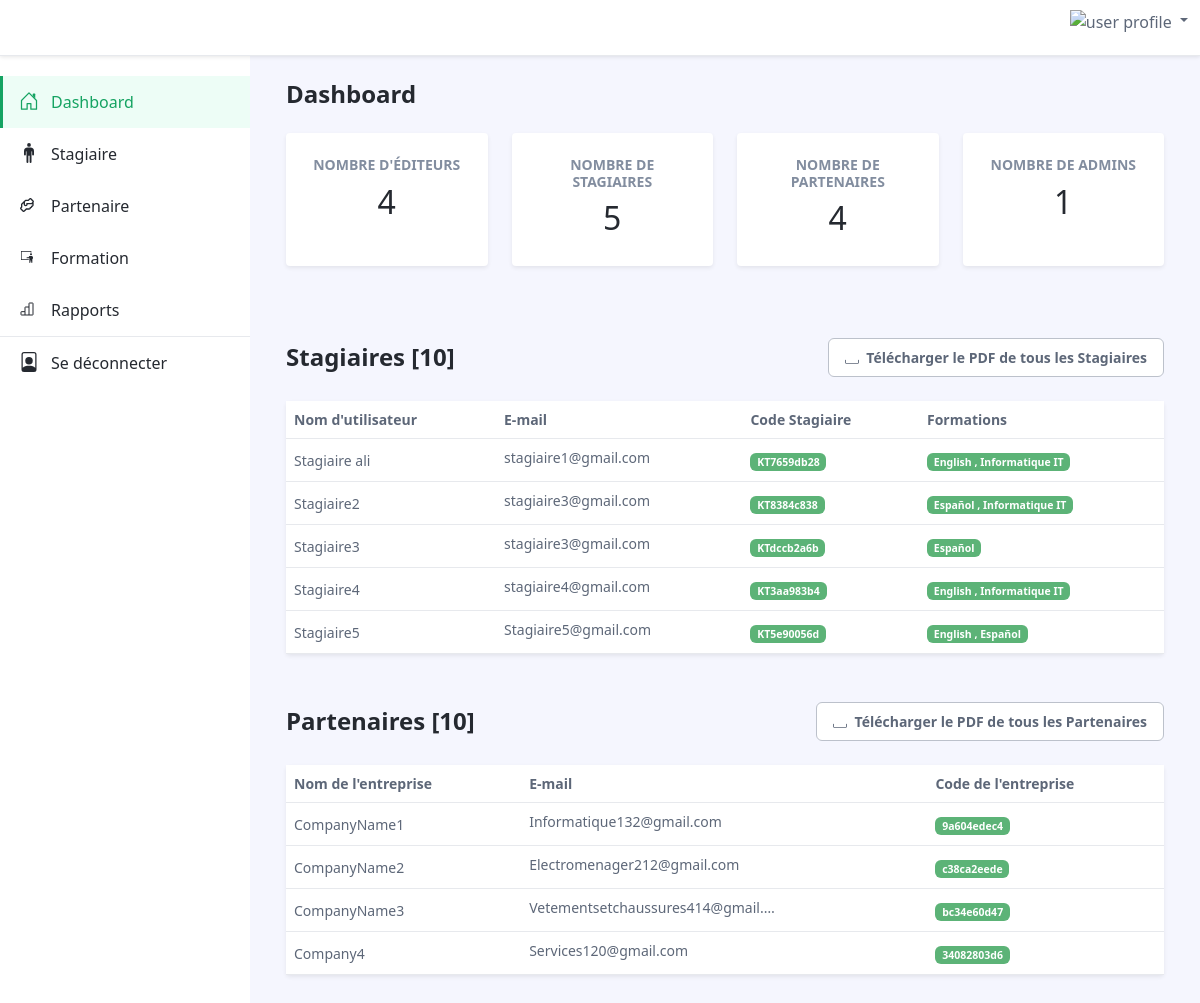
/escpasAdminRapports/ (signed in), run on an earlier commit of the app's database.
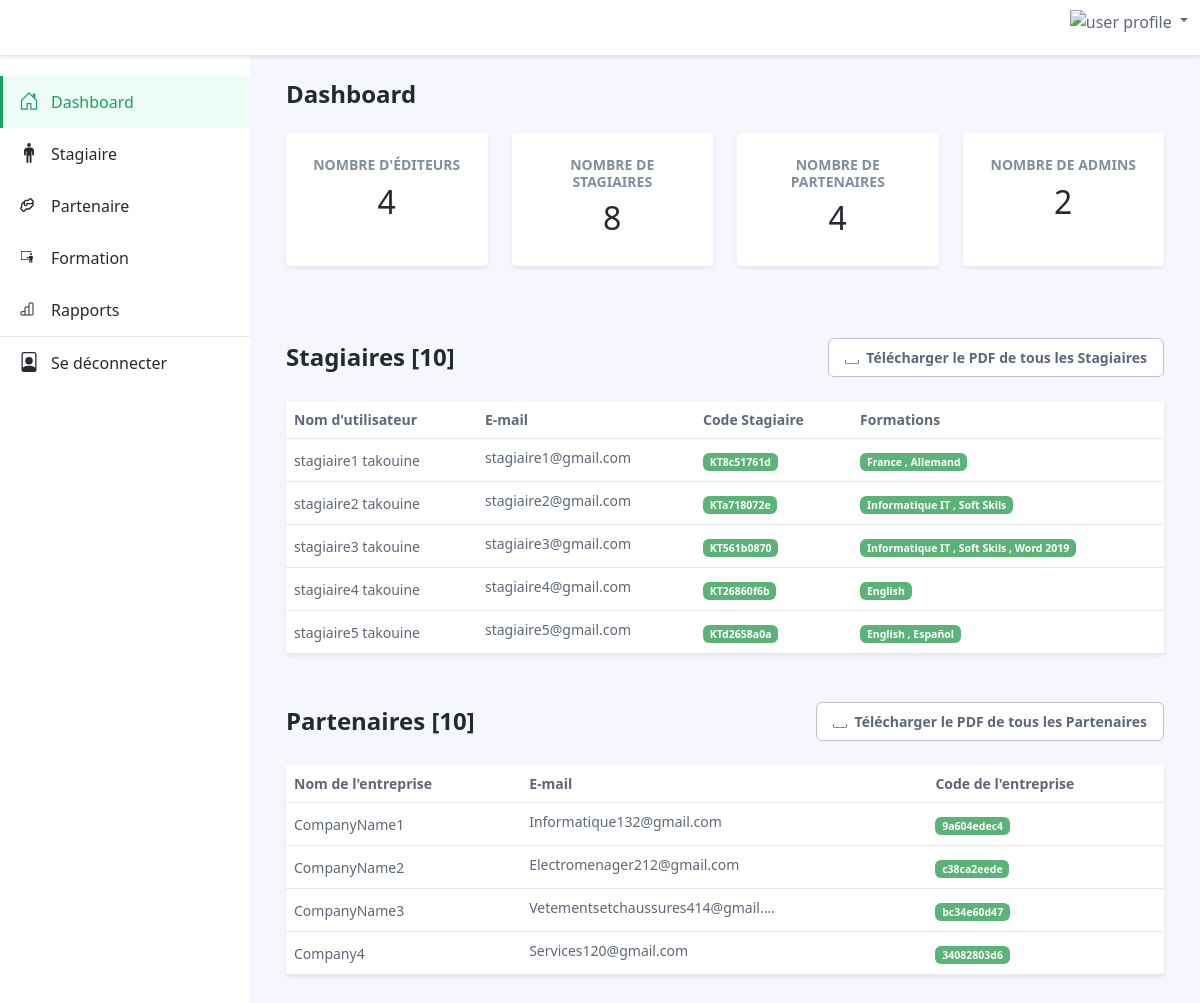
And on a later commit of the database.
### takouine/models.py (models this page shows, shortened)
class Stagiaire(models.Model):
    user = models.OneToOneField(User, null=True, on_delete=models.CASCADE)
    name = models.CharField(max_length=100, null=True, blank=True)
    email = models.EmailField(max_length=100, null=True, blank=True)
    phone = models.CharField(max_length=100, null=True, blank=True)
    age = models.CharField(max_length=100, null=True, blank=True)
    avatar = models.ImageField(null=True, blank=True)
    formations = models.ManyToManyField(Formation, blank=True)
    date_debut = models.DateTimeField(null=True, blank=True)
    date_fin = models.DateTimeField(null=True, blank=True)
    date_created = models.DateTimeField(auto_now_add=True, null=True, blank=True)
    stagiaireCode = models.CharField(max_length=100, null=True, blank=True, default=generate_stagiaire_code)
    slugStagiaire = models.SlugField(blank=True, null=True)

class Formation(models.Model):
    name = models.CharField(max_length=100, unique=True)
    date_created = models.DateTimeField(auto_now_add=True, null=True)
    slugFormation = models.SlugField(blank=True, null=True)

class Partenaire(models.Model):
    CATEGORY_CHOICES = [
        ('Telephone et tablette', 'Telephone et tablette'),
        ('Electromenager', 'Electromenager'),
        ('Informatique', 'Informatique'),
        ('Maison et cuisine', 'Maison et cuisine'),
        ('Bureau', 'Bureau'),
        ('Vetements et chaussures', 'Vetements et chaussures'),
        ('Beautes et sante', 'Beautes et sante'),
        ('Jeux Videos et consoles', 'Jeux Videos et consoles'),
        ('Sport et Loisirs', 'Sport et Loisirs'),
        ('Bebe et Jouets', 'Bebe et Jouets'),
        ('Supermarche', 'Supermarche'),
        ('Librairies', 'Librairies'),
        ('Services', 'Services'),
    ]
    DISCOUNT_CHOICES = [
        ('Entre 5% et 15%', 'Entre 5% et 15%'),
        ('Entre 15% et 25%', 'Entre 15% et 25%'),
        ('Entre 25% et 50%', 'Entre 25% et 50%'),
        ('Plus que 50%', 'Plus que 50%'),
    ]
    user = models.OneToOneField(User, null=True, on_delete=models.CASCADE)
    CompanyName = models.CharField(max_length=100, null=True, unique=True) #If have a problem in id == slug add , unique=True
    CompanyPhone = models.CharField(max_length=100, null=True)
    date_created = models.DateTimeField(auto_now_add=True, null=True)
    CompanyCode = models.CharField(max_length=100, null=True, default=generate_company_code)
    Achat = models.IntegerField(default=0)
    Visite = models.IntegerField(default=0)
    category = models.CharField(max_length=50, choices=CATEGORY_CHOICES, null=True)
    Companyemail = models.EmailField(null=True, blank=True)
    logo = models.ImageField( null=True, blank=True)
    description = models.TextField(null=True, blank=True)
    address = models.CharField(max_length=255, null=True, blank=True)
    photo1 = models.ImageField(null=True, blank=True)
    photo2 = models.ImageField(null=True, blank=True)
    photo3 = models.ImageField(null=True, blank=True)
    photo4 = models.ImageField(null=True, blank=True)
    photo5 = models.ImageField(null=True, blank=True)
    slugPartenaire = models.SlugField(blank=True, null=True)
    discount = models.CharField(max_length=50, choices=DISCOUNT_CHOICES, null=True, blank=True)  # Added field

### takouine/decorators.py (the view)
        def wrapper_func(request , *args,**kwargs):
            group = None
            if request.user.groups.exists():
               group =  request.user.groups.all()[0].name
            if group in allowedGroups:
               return view_func(request , *args,**kwargs)
            else:
                return redirect('/')

### takouine/views.py (called while the page is built)
@login_required(login_url='login')
@allowedUsers(allowedGroups=['admin','Edituer'])
def escpasAdminRapports(request):
    stagiaires = Stagiaire.objects.all()[:10]
    partenaires = Partenaire.objects.all()[:10]
    total_edituers = User.objects.filter(groups__name='Edituer').count()
    total_admins = User.objects.filter(groups__name='admin').count()
    total_stagiaires = User.objects.filter(groups__name='stagiaire').count()
    total_partenaires = User.objects.filter(groups__name='partenaire').count()
    return render(request, 'takouine/escpasAdminRapports/rapportsFormation.html', {'stagiaires': stagiaires,'partenaires':partenaires ,'total_edituers': total_edituers,'total_admins': total_admins,'total_stagiaires': total_stagiaires,'partenaires': partenaires,'total_partenaires':total_partenaires})

### takouine/templates/takouine/escpasAdminRapports/rapportsFormation.html (shortened to what the changed rows need)
{% extends "takouine/mainDashbord.html" %}
{% load static %}
{% block content %}
<div class="app-wrapper">
	<div class="app-content pt-3 p-md-3 p-lg-4">
		<div class="container-xl">
			<div class="row g-3 mb-4 align-items-center justify-content-between">
				<div class="col-auto">
					<h1 class="app-page-title mb-0">Stagiaires [10]</h1>
				</div>
			</div>
			<div class="tab-content" id="orders-table-tab-content">
				<div class="tab-pane fade show active" id="orders-all" role="tabpanel" aria-labelledby="orders-all-tab">
					<div class="app-card app-card-orders-table shadow-sm mb-5">
						<div class="app-card-body">
							<div class="table-responsive">
								<table class="table app-table-hover mb-0 text-left">
									<thead>
										<tr>
											<th class="cell">Nom d'utilisateur</th>
											<th class="cell">E-mail</th>
											<th class="cell">Code Stagiaire</th>
											<th class="cell">Formations</th>
										</tr>
									</thead>
									<tbody>
										{% for stagiaire in stagiaires %}
										<tr>
											<td class="cell">{{ stagiaire.name }}</td>
											<td class="cell"><span class="truncate">{{ stagiaire.email }}</span></td>
											<td class="cell"><span class="badge bg-success">{{ stagiaire.stagiaireCode }}</span></td>
                                            <td class="cell"><span class="badge bg-success">{% for formation in stagiaire.formations.all %}
                                                {{ formation.name }}
                                                {% if not forloop.last %}, {% endif %}
                                            {% endfor %}</span></td>
										{% endfor %}
									</tbody>
								</table>
							</div>
						</div>
					</div>
				</div>
                <div class="row g-3 mb-4 align-items-center justify-content-between">
                    <div class="col-auto">
                        <h1 class="app-page-title mb-0">Partenaires [10]</h1>
                    </div>
                </div>
				<div class="tab-content" id="orders-table-tab-content">
				<div class="tab-pane fade show active" id="orders-all" role="tabpanel" aria-labelledby="orders-all-tab">
					<div class="app-card app-card-orders-table shadow-sm mb-5">
						<div class="app-card-body">
							<div class="table-responsive">
								<table class="table app-table-hover mb-0 text-left">
									<thead>
										<tr>
											<th class="cell">Nom de l'entreprise</th>
											<th class="cell">E-mail</th>
											<th class="cell">Code de l'entreprise</th>
										</tr>
									</thead>
									<tbody>
                                        {% for partenaire in partenaires %}
										<tr>
											<td class="cell">{{ partenaire.CompanyName }}</td>
											<td class="cell"><span class="truncate">{{ partenaire.Companyemail }}</span></td>                                            <td class="cell"><span class="badge bg-success">{{ partenaire.CompanyCode }}</span></td>
										{% endfor %}
									</tbody>
								</table>
							</div>
						</div>
					</div>
				</div>
			</div>
		</div>
	</div>
</div>
{% endblock  %}

What changed in the data, as far as the page shows it:
removed Stagiaire: name "Stagiaire ali", email "stagiaire1@gmail.com", stagiaireCode "KT7659db28", Formation (name "English"), Formation (name "Informatique IT")
removed Stagiaire: name "Stagiaire2", email "stagiaire3@gmail.com", stagiaireCode "KT8384c838", Formation (name "Español"), Formation (name "Informatique IT")
removed Stagiaire: name "Stagiaire3", email "stagiaire3@gmail.com", stagiaireCode "KTdccb2a6b", Formation (name "Español")
removed Stagiaire: name "Stagiaire4", email "stagiaire4@gmail.com", stagiaireCode "KT3aa983b4", Formation (name "English"), Formation (name "Informatique IT")
removed Stagiaire: name "Stagiaire5", email "Stagiaire5@gmail.com", stagiaireCode "KT5e90056d", Formation (name "English"), Formation (name "Español")
added Stagiaire: name "stagiaire1 takouine", email "stagiaire1@gmail.com", stagiaireCode "KT8c51761d"
now on this page (row unchanged): Formation: name "France", shown under "stagiaire1 takouine"
now on this page (row unchanged): Formation: name "Allemand", shown under "stagiaire1 takouine"
added Stagiaire: name "stagiaire2 takouine", email "stagiaire2@gmail.com", stagiaireCode "KTa718072e", Formation (name "Informatique IT")
now on this page (row unchanged): Formation: name "Soft Skils"
added Stagiaire: name "stagiaire3 takouine", email "stagiaire3@gmail.com", stagiaireCode "KT561b0870", Formation (name "Informatique IT")
now on this page (row unchanged): Formation: name "Word 2019", shown under "stagiaire3 takouine"
added Stagiaire: name "stagiaire4 takouine", email "stagiaire4@gmail.com", stagiaireCode "KT26860f6b", Formation (name "English")
added Stagiaire: name "stagiaire5 takouine", email "stagiaire5@gmail.com", stagiaireCode "KTd2658a0a", Formation (name "English"), Formation (name "Español")
Also different on the page:
{{ total_stagiaires }}: "5" → "8"
{{ total_admins }}: "1" → "2"
